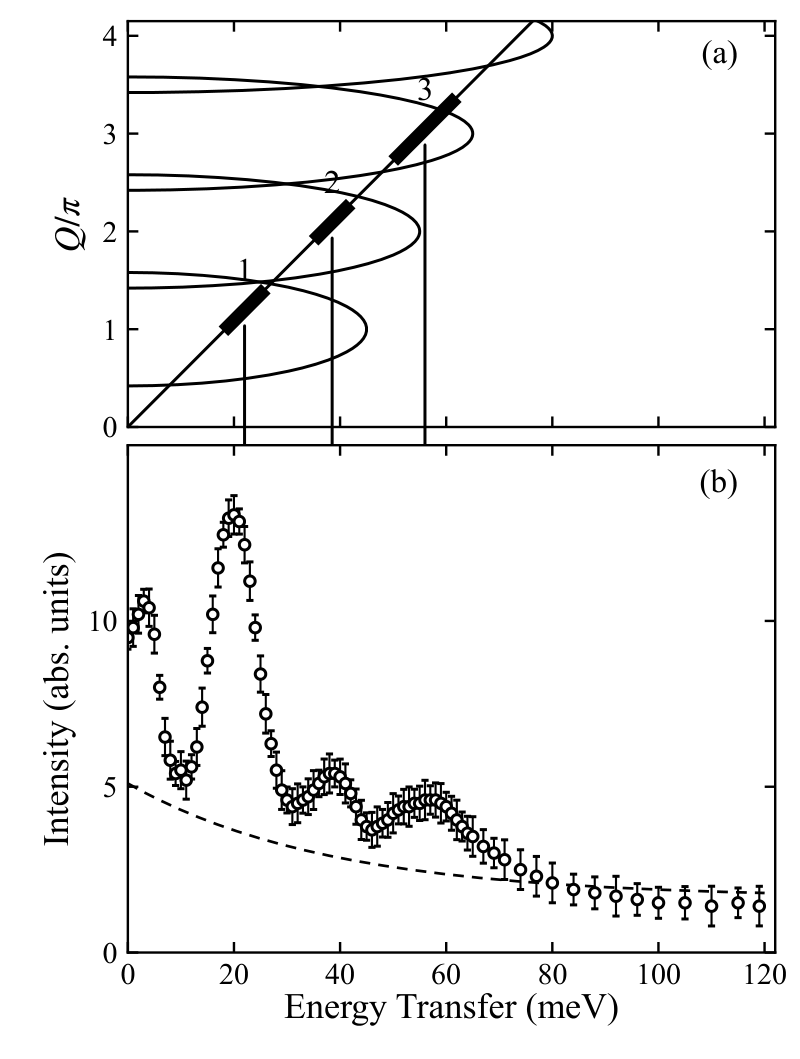

The Python source for this figure:
# -*- coding: utf-8 -*-
# 图 8.8 KCuF3 中子散射（Tennant 等 1993）：(a) (E,Q) 轨迹与自旋子连续谱波瓣
#                                   (b) 能量扫描强度（空心圆+误差棒）与非磁背景（虚线）
import sys
sys.path.insert(0, r'E:\AI整理书籍\磁学\book\fig_src')
import numpy as np
import matplotlib.pyplot as plt
from mplstyle import save_fig

fig, axes = plt.subplots(2, 1, figsize=(3.7, 4.9), sharex=True,
                         gridspec_kw=dict(height_ratios=[1.0, 1.25],
                                          hspace=0.04))
axa, axb = axes
fig.subplots_adjust(left=0.16, right=0.97, top=0.98, bottom=0.10)

# ================= (a) trajectory + continuum lobes =================
m = 4.08 / 75.0                                   # Q/pi per meV
E = np.linspace(0, 77, 10)
axa.plot(E, m * E, 'k-', lw=1.0)

# four continuum-boundary lobes hugging the Q axis, centred at Q/pi = 1..4
for k, Ek in [(1, 45), (2, 55), (3, 65), (4, 80)]:
    phi = np.linspace(0, np.pi, 150)
    axa.plot(Ek * np.sin(phi), k + 0.58 * np.cos(phi), 'k-', lw=1.0)

# bold segments 1,2,3 where the trajectory crosses the lobes
bold = [(18, 26), (35, 42), (50, 62)]
for (e1, e2), lab in zip(bold, ('1', '2', '3')):
    Em = np.linspace(e1, e2, 10)
    axa.plot(Em, m * Em, 'k-', lw=4.5, solid_capstyle='butt')
    axa.text((e1 + e2) / 2 - 1.5, m * (e1 + e2) / 2 + 0.30, lab, fontsize=11)

# arrows down into panel (b)
for (e1, e2), ye in zip(bold, (9.3, 5.6, 5.6)):
    Em = (e1 + e2) / 2
    axa.annotate('', xy=(Em, ye), xycoords=axb.transData,
                 xytext=(Em, m * Em - 0.10), textcoords=axa.transData,
                 arrowprops=dict(arrowstyle='-|>', lw=1.0, color='k'),
                 annotation_clip=False)

axa.set_xlim(0, 122)
axa.set_ylim(0, 4.15)
axa.set_yticks(range(0, 5))
axa.text(115, 3.72, '(a)', fontsize=11, ha='right')
axa.set_ylabel(r'$Q/\pi$', fontsize=12)
axa.tick_params(labelbottom=False)

# ================= (b) intensity scan =================
Ed = np.array([0, 1, 2, 3, 4, 5, 6, 7, 8, 9, 10, 11, 12, 13, 14, 15, 16, 17,
               18, 19, 20, 21, 22, 23, 24, 25, 26, 27, 28, 29, 30, 31, 32, 33,
               34, 35, 36, 37, 38, 39, 40, 41, 42, 43, 44, 45, 46, 47, 48, 49,
               50, 51, 52, 53, 54, 55, 56, 57, 58, 59, 60, 61, 62, 63, 64, 65,
               67, 69, 71, 74, 77, 80, 84, 88, 92, 96, 100, 105, 110, 115, 119])
Id = np.array([9.5, 9.8, 10.2, 10.6, 10.4, 9.6, 8.0, 6.5, 5.8, 5.4, 5.5, 5.2,
               5.6, 6.2, 7.4, 8.8, 10.2, 11.6, 12.6, 13.1, 13.2, 13.0, 12.3,
               11.2, 9.8, 8.4, 7.2, 6.3, 5.5, 4.9, 4.6, 4.4, 4.5, 4.6, 4.7,
               4.9, 5.1, 5.3, 5.4, 5.4, 5.3, 5.1, 4.8, 4.4, 4.0, 3.8, 3.7,
               3.8, 3.9, 4.0, 4.2, 4.3, 4.4, 4.4, 4.5, 4.5, 4.6, 4.6, 4.6,
               4.5, 4.4, 4.2, 4.0, 3.8, 3.6, 3.5, 3.2, 3.0, 2.8, 2.5, 2.3,
               2.1, 1.9, 1.8, 1.7, 1.6, 1.5, 1.5, 1.4, 1.5, 1.4])
err = 0.35 + 0.25 * np.abs(np.sin(2.1 * Ed))
axb.errorbar(Ed, Id, yerr=err, fmt='o', mfc='white', mec='k', ms=3.5,
             ecolor='k', elinewidth=0.7, capsize=1.2, lw=0)

Eb = np.linspace(0, 120, 200)
axb.plot(Eb, 1.65 + 3.45 * np.exp(-Eb / 38.0), 'k--', lw=0.9, dashes=(4, 3))

axb.set_ylim(0, 15.3)
axb.set_yticks([0, 5, 10])
axb.set_xticks(range(0, 121, 20))
axb.set_xlim(0, 122)
axb.text(115, 13.9, '(b)', fontsize=11, ha='right')
axb.set_xlabel(r'Energy Transfer (meV)', fontsize=12, labelpad=1)
axb.set_ylabel(r'Intensity (abs. units)', fontsize=12)

save_fig(fig, 'ch8', 'fig8_08')
